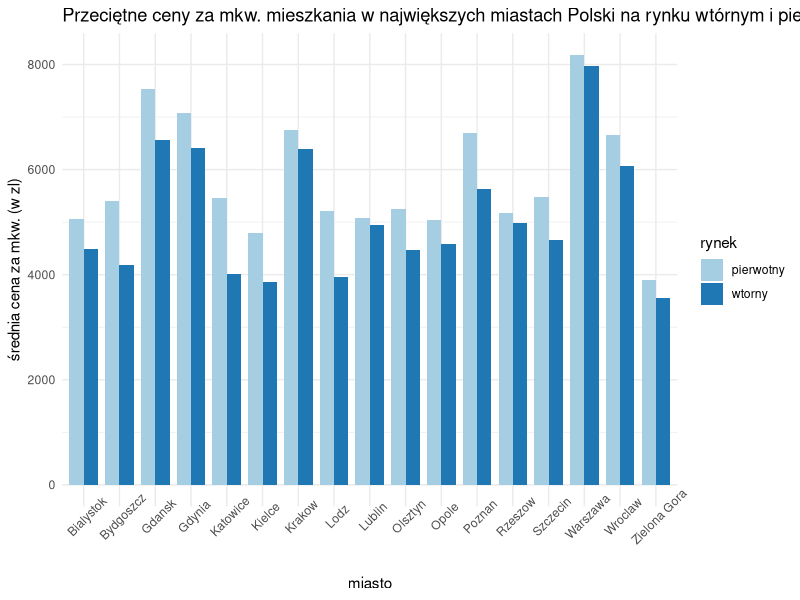
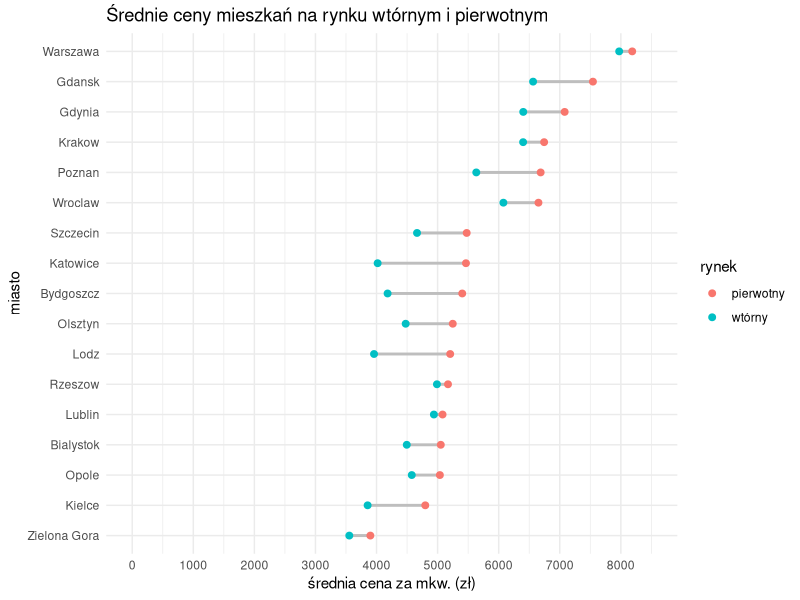

Write R code to recreate these figures, in order.
## ---- chunk 1
knitr::opts_chunk$set(echo = FALSE)
library(reshape2)
library(ggplot2)
## ---- chunk 2
dane <- read.csv("dane.csv", sep = ";")
dat.m<-melt(dane, id.vars = "miasto")       
names(dat.m) <- c("miasto", "rynek", "cena")
## ---- chunk 3
ggplot(data = dat.m,aes(x = miasto, y = cena, fill = rynek))+
  geom_bar(stat = "identity", width =  0.8, position=position_dodge())+
  scale_fill_brewer(palette="Paired")+
  theme_minimal() +
  labs(title="Przeciętne ceny za mkw. mieszkania w największych miastach Polski na rynku wtórnym i pierwotnym", x="miasto", y = "średnia cena za mkw. (w zl)") +
  theme(axis.text.x = element_text(angle = 45)) 
## ---- chunk 4
dane$miasto <- factor(dane$miasto, levels = dane$miasto[order(dane$pierwotny)])
ggplot(data = dane, aes(y=miasto)) +
  scale_x_continuous(limits = c(0, 8500), breaks = seq(0, 8200, 1000)) +
  geom_segment(aes(x = pierwotny, y = miasto, xend = wtorny, yend = miasto), col="gray", size = 1) +
  geom_point(aes(x = wtorny, y = miasto, colour = "wtórny"), size = 2) +
  geom_point(aes(x = pierwotny, y = miasto, colour = "pierwotny"), size = 2)  +
  theme_minimal()+
  scale_fill_discrete(name = "New Legend Title")+
  labs(color="rynek",title="Średnie ceny mieszkań na rynku wtórnym i pierwotnym", x="średnia cena za mkw. (zł)")
